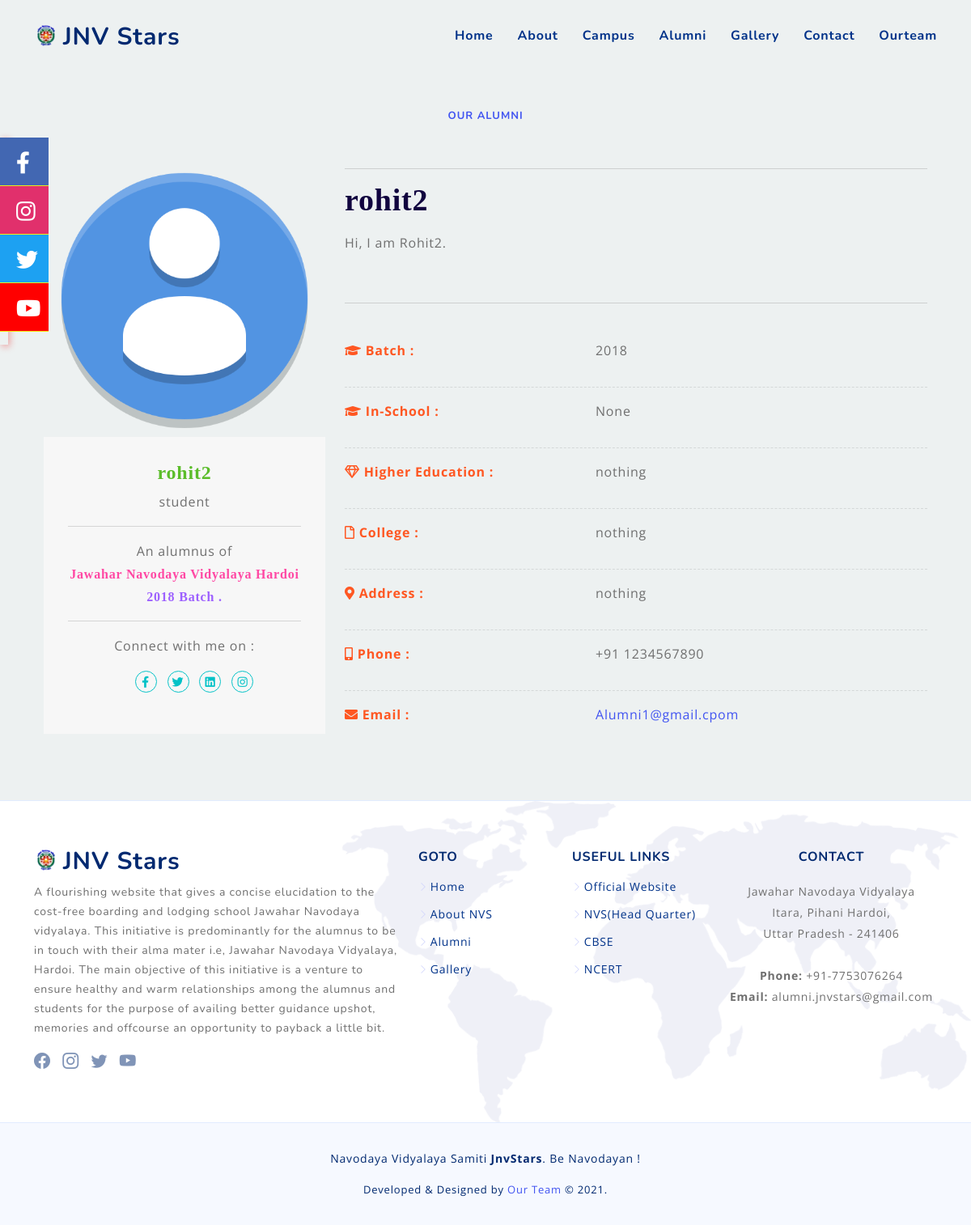
Screenshot of /alumini/profile/15 with the database file from the repository.
### alumini/models.py (models this page shows, shortened)
class aluminies(models.Model):
    name = models.CharField(max_length=50, null=True)
    profession = models.CharField(max_length=70, null=True)
    batch = models.IntegerField( null=True)
    InSchool = models.CharField(max_length=50, null=True)
    bio = models.TextField(max_length=1000, null=True)
    alumini_image = models.ImageField(upload_to="images", default='img/dpic.png' ,null=True, blank=True)
    education = models.CharField(max_length=100, null=True)
    college = models.CharField(max_length=200, null=True)
    address = models.CharField(max_length=500, null=True)
    phone = models.IntegerField(max_length=10, null=True, blank=True)
    email = models.EmailField(max_length=100, null=True)
    twitter_link = models.URLField(blank=True, null=True)
    facebook_link = models.URLField(blank=True, null=True)
    insta_link = models.URLField(blank=True, null=True)
    linkdin_link = models.URLField(blank=True, null=True)
    date_created = models.DateTimeField(auto_now_add=True, null=True)
    class Meta:
        ordering = ["-date_created"]

### alumini/views.py (the view)
# urls.py: path('alumini/profile/<str:pk>', views.profile, name="profile"),
def profile(request, pk):
    stu = aluminies.objects.get(id=pk)
    return render(request, "profile.html", {'stu': stu})

### templates/profile.html (shortened to what this page needs)
{% extends 'main.html' %}
{% block content %}
{% load static %}
<link rel="stylesheet" href="https://cdnjs.cloudflare.com/ajax/libs/font-awesome/5.13.0/css/all.min.css" />
<section id="clients" class="clients">
  <div class="container" data-aos="fade-up">
    <header class="section-header">
      <br>
      <br>
      <h2>Our Alumni</h2>
    </header>
<div class="container">
    <div class="team-single">
        <div class="row">
            <div class="col-lg-4 col-md-5 xs-margin-30px-bottom">
                <div class="team-single-img">
                    <img src="{{stu.alumini_image.url}}" alt="profile-image">
                </div>
                <div class="bg-light-gray padding-30px-all md-padding-25px-all sm-padding-20px-all text-center">
                    <h4 class="margin-10px-bottom font-size24 md-font-size22 sm-font-size20 font-weight-600" ><span class="fas text-green">{{stu.name}}</span></h4>
                    <p class="sm-width-95 sm-margin-auto">{{stu.profession}}</p><hr>
                    <p class="sm-width-95 sm-margin-auto">An alumnus of <span class="fas  text-pink">Jawahar Navodaya Vidyalaya Hardoi</span> <span class="fas text-purple">{{stu.batch}} Batch .</span> </p><hr>
                    <div class="margin-20px-top team-single-icons">
                      <p class="sm-width-95 sm-margin-auto">Connect with me on :</p>
                        <ul class="no-margin">
                            <li><a href="{{stu.facebook_link}}"><i class="fab fa-facebook-f"></i></a></li>
                            <li><a href="{{stu.twitter_link}}"><i class="fab fa-twitter"></i></a></li>
                            <li><a href="{{stu.linkdin_link}}"><i class="fab fa-linkedin"></i></a></li>
                            <li><a href="{{stu.insta_link}}"><i class="fab fa-instagram"></i></a></li>
                        </ul>
                    </div>
                </div>
            </div>
            <div class="col-lg-8 col-md-7"><hr>
                <div class="team-single-text padding-50px-left sm-no-padding-left">
                    <h4 class="font-size38 sm-font-size32 xs-font-size30" ><span class="fas  text-blue">{{stu.name}}</span></h4>
                    <p class="no-margin-bottom">{{stu.bio|linebreaks}}</p>
                    <br><hr><br>
                    <div class="contact-info-section margin-40px-tb">
                        <ul class="list-style9 no-margin">
                            <li>
                                <div class="row">
                                    <div class="col-md-5 col-5">
                                        <i class="fas fa-graduation-cap text-lightred"></i>
                                        <strong class="margin-10px-left text-lightred">Batch :</strong>
                                    </div>
                                    <div class="col-md-7 col-7">
                                        <p>{{stu.batch}}</p>
                                    </div>
                                </div>
                            </li>
                            <li>
                                <div class="row">
                                    <div class="col-md-5 col-5">
                                        <i class="fas fa-graduation-cap text-lightred"></i>
                                        <strong class="margin-10px-left text-lightred">In-School :</strong>
                                    </div>
                                    <div class="col-md-7 col-7">
                                        <p>{{stu.InSchool}}</p>
                                    </div>
                                </div>
                            </li>
                            <li>
                                <div class="row">
                                    <div class="col-md-5 col-5">
                                        <i class="far fa-gem text-lightred"></i>
                                        <strong class="margin-10px-left text-lightred">Higher Education :</strong>
                                    </div>
                                    <div class="col-md-7 col-7">
                                        <p>{{stu.education}}</p>
                                    </div>
                                </div>
                            </li>
                            <li>
                                <div class="row">
                                    <div class="col-md-5 col-5">
                                        <i class="far fa-file text-lightred"></i>
                                        <strong class="margin-10px-left text-lightred">College :</strong>
                                    </div>
                                    <div class="col-md-7 col-7">
                                        <p>{{stu.college}}</p>
                                    </div>
                                </div>
                            </li>
                            <li>
                                <div class="row">
                                    <div class="col-md-5 col-5">
                                        <i class="fas fa-map-marker-alt text-lightred"></i>
                                        <strong class="margin-10px-left text-lightred">Address :</strong>
                                    </div>
                                    <div class="col-md-7 col-7">
                                        <p>{{stu.address}}</p>
                                    </div>
                                </div>
                            </li>
                            <li>
                                <div class="row">
                                    <div class="col-md-5 col-5">
                                        <i class="fas fa-mobile-alt text-lightred"></i>
                                        <strong class="margin-10px-left xs-margin-four-left text-lightred">Phone :</strong>
                                    </div>
                                    <div class="col-md-7 col-7">
                                        <p>+91 {{stu.phone}}</p>
                                    </div>
                                </div>
                            </li>
                            <li>
                                <div class="row">
                                    <div class="col-md-5 col-5">
                                        <i class="fas fa-envelope text-lightred"></i>
                                        <strong class="margin-10px-left xs-margin-four-left text-lightred">Email :</strong>
                                    </div>
                                    <div class="col-md-7 col-7">
                                        <p><a href="https://mail.google.com/mail/u/{{stu.email}}/#compose">{{stu.email}}</a></p>
                                    </div>
                                </div>
                            </li>
                        </ul>
                    </div>
                    </div>
            </div>
        </div>
    </div>
</div>
</div>
</section>
{% endblock %}

### static/css/style.css (style rules this page uses)
:root { scroll-behavior: smooth; }
body { font-family: "Open Sans", sans-serif; color: #444444; }
a { color: #4154f1; text-decoration: none; }
h1, h2, h3, h4, h5, h6 { font-family: "Nunito", sans-serif; }
section { padding: 60px 0; overflow: hidden; }
.section-header { text-align: center; padding-bottom: 40px; }
.section-header h2 { font-size: 13px; letter-spacing: 1px; font-weight: 700; margin: 0; color: #4154f1; text-transform: uppercase; }

### templates/profile.html (style rules this page uses)
body { font-size: 16px; color: #6f6f6f; font-weight: 400; line-height: 28px; letter-spacing: 0.8px; margin-top:20px; background-color: #edf1f1; }
.font-size38 { font-size: 38px; }
.team-single-icons ul li { display: inline-block; border: 1px solid #02c2c7; border-radius: 50%; color: #86bc42; margin-right: 8px; margin-bottom: 5px; -webkit-transition-duration: .3s; transition-duration: .3s }
.team-single-icons ul li a { color: #02c2c7; display: block; font-size: 14px; height: 25px; line-height: 26px; text-align: center; width: 25px }
.padding-30px-all { padding: 30px; }
.bg-light-gray { background-color: #f7f7f7; }
.text-center { text-align: center!important; }
img { max-width: 100%; height: auto; }
.list-style9 { list-style: none; padding: 0 }
.list-style9 li { position: relative; padding: 0 0 15px 0; margin: 0 0 15px 0; border-bottom: 1px dashed rgba(0, 0, 0, 0.1) }
.list-style9 li:last-child { border-bottom: none; padding-bottom: 0; margin-bottom: 0 }
.text-blue { color: #11043f }
.text-green { color: #5bbd2a }
.text-pink { color: #ff48a4 }
.text-purple { color: #9d60ff }
.text-lightred { color: #ff5722 }

### rows the page displays
aluminies: alumini_image (picture), name "rohit2", profession "student", batch "2018", bio "Hi, I am Rohit2.", InSchool "None", education "nothing", college "nothing", address "nothing", phone "1234567890", email "Alumni1@gmail.cpom"
